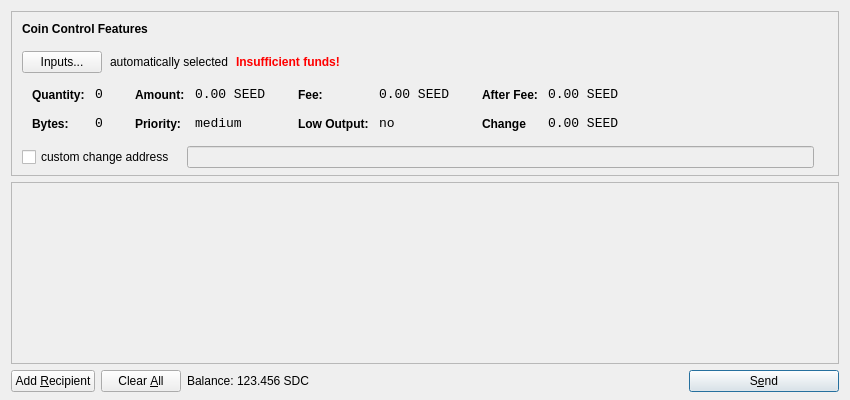
<?xml version="1.0" encoding="UTF-8"?>
<ui version="4.0">
 <class>SendCoinsDialog</class>
 <widget class="QDialog" name="SendCoinsDialog">
  <property name="geometry">
   <rect>
    <x>0</x>
    <y>0</y>
    <width>850</width>
    <height>400</height>
   </rect>
  </property>
  <property name="windowTitle">
   <string>Send Coins</string>
  </property>
  <layout class="QVBoxLayout" name="verticalLayout" stretch="0,1,0">
   <property name="bottomMargin">
    <number>8</number>
   </property>
   <item>
    <widget class="QFrame" name="frameCoinControl">
     <property name="sizePolicy">
      <sizepolicy hsizetype="Expanding" vsizetype="Expanding">
       <horstretch>0</horstretch>
       <verstretch>0</verstretch>
      </sizepolicy>
     </property>
     <property name="maximumSize">
      <size>
       <width>16777215</width>
       <height>16777215</height>
      </size>
     </property>
     <property name="frameShape">
      <enum>QFrame::StyledPanel</enum>
     </property>
     <property name="frameShadow">
      <enum>QFrame::Sunken</enum>
     </property>
     <layout class="QVBoxLayout" name="verticalLayoutCoinControl2">
      <property name="spacing">
       <number>6</number>
      </property>
      <property name="leftMargin">
       <number>0</number>
      </property>
      <property name="topMargin">
       <number>0</number>
      </property>
      <property name="rightMargin">
       <number>0</number>
      </property>
      <property name="bottomMargin">
       <number>6</number>
      </property>
      <item>
       <layout class="QVBoxLayout" name="verticalLayoutCoinControl" stretch="0,0,0,0,1">
        <property name="spacing">
         <number>0</number>
        </property>
        <property name="leftMargin">
         <number>10</number>
        </property>
        <property name="topMargin">
         <number>10</number>
        </property>
        <item>
         <layout class="QHBoxLayout" name="horizontalLayoutCoinControl1">
          <property name="bottomMargin">
           <number>15</number>
          </property>
          <item>
           <widget class="QLabel" name="labelCoinControlFeatures">
            <property name="sizePolicy">
             <sizepolicy hsizetype="Preferred" vsizetype="Maximum">
              <horstretch>0</horstretch>
              <verstretch>0</verstretch>
             </sizepolicy>
            </property>
            <property name="font">
             <font>
              <weight>75</weight>
              <bold>true</bold>
             </font>
            </property>
            <property name="styleSheet">
             <string notr="true">font-weight:bold;</string>
            </property>
            <property name="text">
             <string>Coin Control Features</string>
            </property>
           </widget>
          </item>
         </layout>
        </item>
        <item>
         <layout class="QHBoxLayout" name="horizontalLayoutCoinControl2" stretch="0,0,0,0">
          <property name="spacing">
           <number>8</number>
          </property>
          <property name="bottomMargin">
           <number>10</number>
          </property>
          <item>
           <widget class="QPushButton" name="pushButtonCoinControl">
            <property name="styleSheet">
             <string notr="true"/>
            </property>
            <property name="text">
             <string>Inputs...</string>
            </property>
           </widget>
          </item>
          <item>
           <widget class="QLabel" name="labelCoinControlAutomaticallySelected">
            <property name="text">
             <string>automatically selected</string>
            </property>
            <property name="margin">
             <number>5</number>
            </property>
           </widget>
          </item>
          <item>
           <widget class="QLabel" name="labelCoinControlInsuffFunds">
            <property name="font">
             <font>
              <weight>75</weight>
              <bold>true</bold>
             </font>
            </property>
            <property name="styleSheet">
             <string notr="true">color:red;font-weight:bold;</string>
            </property>
            <property name="text">
             <string>Insufficient funds!</string>
            </property>
            <property name="margin">
             <number>5</number>
            </property>
           </widget>
          </item>
          <item>
           <spacer name="horizontalSpacerCoinControl">
            <property name="orientation">
             <enum>Qt::Horizontal</enum>
            </property>
            <property name="sizeHint" stdset="0">
             <size>
              <width>40</width>
              <height>1</height>
             </size>
            </property>
           </spacer>
          </item>
         </layout>
        </item>
        <item>
         <widget class="QWidget" name="widgetCoinControl" native="true">
          <property name="sizePolicy">
           <sizepolicy hsizetype="Preferred" vsizetype="Preferred">
            <horstretch>0</horstretch>
            <verstretch>0</verstretch>
           </sizepolicy>
          </property>
          <property name="minimumSize">
           <size>
            <width>0</width>
            <height>0</height>
           </size>
          </property>
          <property name="styleSheet">
           <string notr="true"/>
          </property>
          <layout class="QHBoxLayout" name="horizontalLayoutCoinControl5">
           <property name="leftMargin">
            <number>0</number>
           </property>
           <property name="topMargin">
            <number>0</number>
           </property>
           <property name="rightMargin">
            <number>0</number>
           </property>
           <property name="bottomMargin">
            <number>0</number>
           </property>
           <item>
            <layout class="QHBoxLayout" name="horizontalLayoutCoinControl3" stretch="0,0,0,1">
             <property name="spacing">
              <number>20</number>
             </property>
             <property name="topMargin">
              <number>0</number>
             </property>
             <property name="bottomMargin">
              <number>10</number>
             </property>
             <item>
              <layout class="QFormLayout" name="formLayoutCoinControl1">
               <property name="horizontalSpacing">
                <number>10</number>
               </property>
               <property name="verticalSpacing">
                <number>14</number>
               </property>
               <property name="leftMargin">
                <number>10</number>
               </property>
               <property name="topMargin">
                <number>4</number>
               </property>
               <property name="rightMargin">
                <number>6</number>
               </property>
               <item row="0" column="0">
                <widget class="QLabel" name="labelCoinControlQuantityText">
                 <property name="styleSheet">
                  <string notr="true">font-weight:bold;</string>
                 </property>
                 <property name="text">
                  <string>Quantity:</string>
                 </property>
                 <property name="margin">
                  <number>0</number>
                 </property>
                </widget>
               </item>
               <item row="0" column="1">
                <widget class="QLabel" name="labelCoinControlQuantity">
                 <property name="font">
                  <font>
                   <family>Monospace</family>
                   <pointsize>10</pointsize>
                  </font>
                 </property>
                 <property name="cursor">
                  <cursorShape>IBeamCursor</cursorShape>
                 </property>
                 <property name="contextMenuPolicy">
                  <enum>Qt::ActionsContextMenu</enum>
                 </property>
                 <property name="text">
                  <string>0</string>
                 </property>
                 <property name="margin">
                  <number>0</number>
                 </property>
                 <property name="textInteractionFlags">
                  <set>Qt::LinksAccessibleByMouse|Qt::TextSelectableByKeyboard|Qt::TextSelectableByMouse</set>
                 </property>
                </widget>
               </item>
               <item row="1" column="0">
                <widget class="QLabel" name="labelCoinControlBytesText">
                 <property name="styleSheet">
                  <string notr="true">font-weight:bold;</string>
                 </property>
                 <property name="text">
                  <string>Bytes:</string>
                 </property>
                </widget>
               </item>
               <item row="1" column="1">
                <widget class="QLabel" name="labelCoinControlBytes">
                 <property name="font">
                  <font>
                   <family>Monospace</family>
                   <pointsize>10</pointsize>
                  </font>
                 </property>
                 <property name="cursor">
                  <cursorShape>IBeamCursor</cursorShape>
                 </property>
                 <property name="contextMenuPolicy">
                  <enum>Qt::ActionsContextMenu</enum>
                 </property>
                 <property name="text">
                  <string>0</string>
                 </property>
                 <property name="textInteractionFlags">
                  <set>Qt::LinksAccessibleByMouse|Qt::TextSelectableByKeyboard|Qt::TextSelectableByMouse</set>
                 </property>
                </widget>
               </item>
              </layout>
             </item>
             <item>
              <layout class="QFormLayout" name="formLayoutCoinControl2">
               <property name="horizontalSpacing">
                <number>10</number>
               </property>
               <property name="verticalSpacing">
                <number>14</number>
               </property>
               <property name="leftMargin">
                <number>6</number>
               </property>
               <property name="topMargin">
                <number>4</number>
               </property>
               <property name="rightMargin">
                <number>6</number>
               </property>
               <item row="0" column="0">
                <widget class="QLabel" name="labelCoinControlAmountText">
                 <property name="styleSheet">
                  <string notr="true">font-weight:bold;</string>
                 </property>
                 <property name="text">
                  <string>Amount:</string>
                 </property>
                 <property name="margin">
                  <number>0</number>
                 </property>
                </widget>
               </item>
               <item row="0" column="1">
                <widget class="QLabel" name="labelCoinControlAmount">
                 <property name="font">
                  <font>
                   <family>Monospace</family>
                   <pointsize>10</pointsize>
                  </font>
                 </property>
                 <property name="cursor">
                  <cursorShape>IBeamCursor</cursorShape>
                 </property>
                 <property name="contextMenuPolicy">
                  <enum>Qt::ActionsContextMenu</enum>
                 </property>
                 <property name="text">
                  <string>0.00 SEED</string>
                 </property>
                 <property name="textInteractionFlags">
                  <set>Qt::LinksAccessibleByMouse|Qt::TextSelectableByKeyboard|Qt::TextSelectableByMouse</set>
                 </property>
                </widget>
               </item>
               <item row="1" column="0">
                <widget class="QLabel" name="labelCoinControlPriorityText">
                 <property name="styleSheet">
                  <string notr="true">font-weight:bold;</string>
                 </property>
                 <property name="text">
                  <string>Priority:</string>
                 </property>
                </widget>
               </item>
               <item row="1" column="1">
                <widget class="QLabel" name="labelCoinControlPriority">
                 <property name="font">
                  <font>
                   <family>Monospace</family>
                   <pointsize>10</pointsize>
                  </font>
                 </property>
                 <property name="cursor">
                  <cursorShape>IBeamCursor</cursorShape>
                 </property>
                 <property name="contextMenuPolicy">
                  <enum>Qt::ActionsContextMenu</enum>
                 </property>
                 <property name="text">
                  <string>medium</string>
                 </property>
                 <property name="textInteractionFlags">
                  <set>Qt::LinksAccessibleByMouse|Qt::TextSelectableByKeyboard|Qt::TextSelectableByMouse</set>
                 </property>
                </widget>
               </item>
              </layout>
             </item>
             <item>
              <layout class="QFormLayout" name="formLayoutCoinControl3">
               <property name="horizontalSpacing">
                <number>10</number>
               </property>
               <property name="verticalSpacing">
                <number>14</number>
               </property>
               <property name="leftMargin">
                <number>6</number>
               </property>
               <property name="topMargin">
                <number>4</number>
               </property>
               <property name="rightMargin">
                <number>6</number>
               </property>
               <item row="0" column="0">
                <widget class="QLabel" name="labelCoinControlFeeText">
                 <property name="styleSheet">
                  <string notr="true">font-weight:bold;</string>
                 </property>
                 <property name="text">
                  <string>Fee:</string>
                 </property>
                 <property name="margin">
                  <number>0</number>
                 </property>
                </widget>
               </item>
               <item row="0" column="1">
                <widget class="QLabel" name="labelCoinControlFee">
                 <property name="font">
                  <font>
                   <family>Monospace</family>
                   <pointsize>10</pointsize>
                  </font>
                 </property>
                 <property name="cursor">
                  <cursorShape>IBeamCursor</cursorShape>
                 </property>
                 <property name="contextMenuPolicy">
                  <enum>Qt::ActionsContextMenu</enum>
                 </property>
                 <property name="text">
                  <string>0.00 SEED</string>
                 </property>
                 <property name="textInteractionFlags">
                  <set>Qt::LinksAccessibleByMouse|Qt::TextSelectableByKeyboard|Qt::TextSelectableByMouse</set>
                 </property>
                </widget>
               </item>
               <item row="1" column="0">
                <widget class="QLabel" name="labelCoinControlLowOutputText">
                 <property name="styleSheet">
                  <string notr="true">font-weight:bold;</string>
                 </property>
                 <property name="text">
                  <string>Low Output:</string>
                 </property>
                </widget>
               </item>
               <item row="1" column="1">
                <widget class="QLabel" name="labelCoinControlLowOutput">
                 <property name="font">
                  <font>
                   <family>Monospace</family>
                   <pointsize>10</pointsize>
                  </font>
                 </property>
                 <property name="cursor">
                  <cursorShape>IBeamCursor</cursorShape>
                 </property>
                 <property name="contextMenuPolicy">
                  <enum>Qt::ActionsContextMenu</enum>
                 </property>
                 <property name="text">
                  <string>no</string>
                 </property>
                 <property name="textInteractionFlags">
                  <set>Qt::LinksAccessibleByMouse|Qt::TextSelectableByKeyboard|Qt::TextSelectableByMouse</set>
                 </property>
                </widget>
               </item>
              </layout>
             </item>
             <item>
              <layout class="QFormLayout" name="formLayoutCoinControl4">
               <property name="horizontalSpacing">
                <number>10</number>
               </property>
               <property name="verticalSpacing">
                <number>14</number>
               </property>
               <property name="leftMargin">
                <number>6</number>
               </property>
               <property name="topMargin">
                <number>4</number>
               </property>
               <property name="rightMargin">
                <number>6</number>
               </property>
               <item row="0" column="0">
                <widget class="QLabel" name="labelCoinControlAfterFeeText">
                 <property name="styleSheet">
                  <string notr="true">font-weight:bold;</string>
                 </property>
                 <property name="text">
                  <string>After Fee:</string>
                 </property>
                 <property name="margin">
                  <number>0</number>
                 </property>
                </widget>
               </item>
               <item row="0" column="1">
                <widget class="QLabel" name="labelCoinControlAfterFee">
                 <property name="font">
                  <font>
                   <family>Monospace</family>
                   <pointsize>10</pointsize>
                  </font>
                 </property>
                 <property name="cursor">
                  <cursorShape>IBeamCursor</cursorShape>
                 </property>
                 <property name="contextMenuPolicy">
                  <enum>Qt::ActionsContextMenu</enum>
                 </property>
                 <property name="text">
                  <string>0.00 SEED</string>
                 </property>
                 <property name="textInteractionFlags">
                  <set>Qt::LinksAccessibleByMouse|Qt::TextSelectableByKeyboard|Qt::TextSelectableByMouse</set>
                 </property>
                </widget>
               </item>
               <item row="1" column="0">
                <widget class="QLabel" name="labelCoinControlChangeText">
                 <property name="styleSheet">
                  <string notr="true">font-weight:bold;</string>
                 </property>
                 <property name="text">
                  <string>Change</string>
                 </property>
                </widget>
               </item>
               <item row="1" column="1">
                <widget class="QLabel" name="labelCoinControlChange">
                 <property name="font">
                  <font>
                   <family>Monospace</family>
                   <pointsize>10</pointsize>
                  </font>
                 </property>
                 <property name="cursor">
                  <cursorShape>IBeamCursor</cursorShape>
                 </property>
                 <property name="contextMenuPolicy">
                  <enum>Qt::ActionsContextMenu</enum>
                 </property>
                 <property name="text">
                  <string>0.00 SEED</string>
                 </property>
                 <property name="textInteractionFlags">
                  <set>Qt::LinksAccessibleByMouse|Qt::TextSelectableByKeyboard|Qt::TextSelectableByMouse</set>
                 </property>
                </widget>
               </item>
              </layout>
             </item>
            </layout>
           </item>
          </layout>
         </widget>
        </item>
        <item>
         <layout class="QHBoxLayout" name="horizontalLayoutCoinControl4" stretch="0,0,0">
          <property name="spacing">
           <number>12</number>
          </property>
          <property name="sizeConstraint">
           <enum>QLayout::SetDefaultConstraint</enum>
          </property>
          <property name="topMargin">
           <number>5</number>
          </property>
          <property name="rightMargin">
           <number>5</number>
          </property>
          <item>
           <widget class="QCheckBox" name="checkBoxCoinControlChange">
            <property name="text">
             <string>custom change address</string>
            </property>
           </widget>
          </item>
          <item>
           <widget class="QLineEdit" name="lineEditCoinControlChange">
            <property name="enabled">
             <bool>false</bool>
            </property>
            <property name="sizePolicy">
             <sizepolicy hsizetype="Expanding" vsizetype="Fixed">
              <horstretch>0</horstretch>
              <verstretch>0</verstretch>
             </sizepolicy>
            </property>
           </widget>
          </item>
          <item>
           <widget class="QLabel" name="labelCoinControlChangeLabel">
            <property name="sizePolicy">
             <sizepolicy hsizetype="Preferred" vsizetype="Expanding">
              <horstretch>0</horstretch>
              <verstretch>0</verstretch>
             </sizepolicy>
            </property>
            <property name="minimumSize">
             <size>
              <width>0</width>
              <height>0</height>
             </size>
            </property>
            <property name="text">
             <string/>
            </property>
            <property name="margin">
             <number>3</number>
            </property>
           </widget>
          </item>
         </layout>
        </item>
        <item>
         <spacer name="verticalSpacerCoinControl">
          <property name="orientation">
           <enum>Qt::Vertical</enum>
          </property>
          <property name="sizeHint" stdset="0">
           <size>
            <width>800</width>
            <height>1</height>
           </size>
          </property>
         </spacer>
        </item>
       </layout>
      </item>
     </layout>
    </widget>
   </item>
   <item>
    <widget class="QScrollArea" name="scrollArea">
     <property name="widgetResizable">
      <bool>true</bool>
     </property>
     <widget class="QWidget" name="scrollAreaWidgetContents">
      <property name="geometry">
       <rect>
        <x>0</x>
        <y>0</y>
        <width>830</width>
        <height>172</height>
       </rect>
      </property>
      <layout class="QVBoxLayout" name="verticalLayout_2">
       <property name="leftMargin">
        <number>0</number>
       </property>
       <property name="topMargin">
        <number>0</number>
       </property>
       <property name="rightMargin">
        <number>0</number>
       </property>
       <property name="bottomMargin">
        <number>0</number>
       </property>
       <item>
        <layout class="QVBoxLayout" name="entries">
         <property name="spacing">
          <number>6</number>
         </property>
        </layout>
       </item>
       <item>
        <spacer name="verticalSpacer">
         <property name="orientation">
          <enum>Qt::Vertical</enum>
         </property>
         <property name="sizeHint" stdset="0">
          <size>
           <width>20</width>
           <height>40</height>
          </size>
         </property>
        </spacer>
       </item>
      </layout>
     </widget>
    </widget>
   </item>
   <item>
    <layout class="QHBoxLayout" name="horizontalLayout">
     <item>
      <widget class="QPushButton" name="addButton">
       <property name="toolTip">
        <string>Send to multiple recipients at once</string>
       </property>
       <property name="text">
        <string>Add &amp;Recipient</string>
       </property>
       <property name="icon">
        <iconset resource="../bitcoin.qrc">
         <normaloff>:/icons/add</normaloff>:/icons/add</iconset>
       </property>
       <property name="autoDefault">
        <bool>false</bool>
       </property>
      </widget>
     </item>
     <item>
      <widget class="QPushButton" name="clearButton">
       <property name="sizePolicy">
        <sizepolicy hsizetype="Minimum" vsizetype="Fixed">
         <horstretch>0</horstretch>
         <verstretch>0</verstretch>
        </sizepolicy>
       </property>
       <property name="toolTip">
        <string>Remove all transaction fields</string>
       </property>
       <property name="text">
        <string>Clear &amp;All</string>
       </property>
       <property name="icon">
        <iconset resource="../bitcoin.qrc">
         <normaloff>:/icons/remove</normaloff>:/icons/remove</iconset>
       </property>
       <property name="autoRepeatDelay">
        <number>300</number>
       </property>
       <property name="autoDefault">
        <bool>false</bool>
       </property>
      </widget>
     </item>
     <item>
      <layout class="QHBoxLayout" name="horizontalLayout_2">
       <property name="spacing">
        <number>3</number>
       </property>
       <item>
        <widget class="QLabel" name="label">
         <property name="sizePolicy">
          <sizepolicy hsizetype="Preferred" vsizetype="Fixed">
           <horstretch>0</horstretch>
           <verstretch>0</verstretch>
          </sizepolicy>
         </property>
         <property name="text">
          <string>Balance:</string>
         </property>
        </widget>
       </item>
       <item>
        <widget class="QLabel" name="labelBalance">
         <property name="sizePolicy">
          <sizepolicy hsizetype="Preferred" vsizetype="Fixed">
           <horstretch>0</horstretch>
           <verstretch>0</verstretch>
          </sizepolicy>
         </property>
         <property name="cursor">
          <cursorShape>IBeamCursor</cursorShape>
         </property>
         <property name="text">
          <string>123.456 SDC</string>
         </property>
         <property name="textInteractionFlags">
          <set>Qt::LinksAccessibleByMouse|Qt::TextSelectableByKeyboard|Qt::TextSelectableByMouse</set>
         </property>
        </widget>
       </item>
      </layout>
     </item>
     <item>
      <spacer name="horizontalSpacer">
       <property name="orientation">
        <enum>Qt::Horizontal</enum>
       </property>
       <property name="sizeHint" stdset="0">
        <size>
         <width>40</width>
         <height>20</height>
        </size>
       </property>
      </spacer>
     </item>
     <item>
      <widget class="QPushButton" name="sendButton">
       <property name="minimumSize">
        <size>
         <width>150</width>
         <height>0</height>
        </size>
       </property>
       <property name="toolTip">
        <string>Confirm the send action</string>
       </property>
       <property name="text">
        <string>S&amp;end</string>
       </property>
       <property name="icon">
        <iconset resource="../bitcoin.qrc">
         <normaloff>:/icons/send</normaloff>:/icons/send</iconset>
       </property>
       <property name="default">
        <bool>true</bool>
       </property>
      </widget>
     </item>
    </layout>
   </item>
  </layout>
 </widget>
 <resources>
  <include location="../bitcoin.qrc"/>
 </resources>
 <connections/>
</ui>
